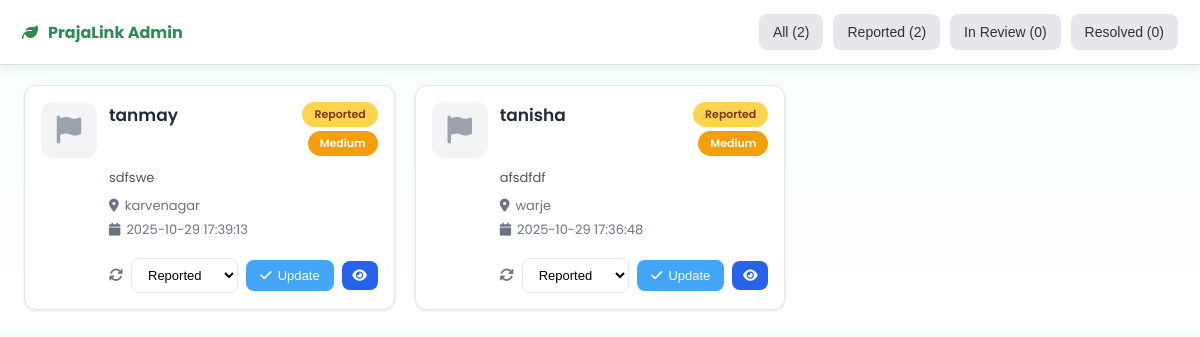
The app's page /admin-dashboard (signed in), older data.
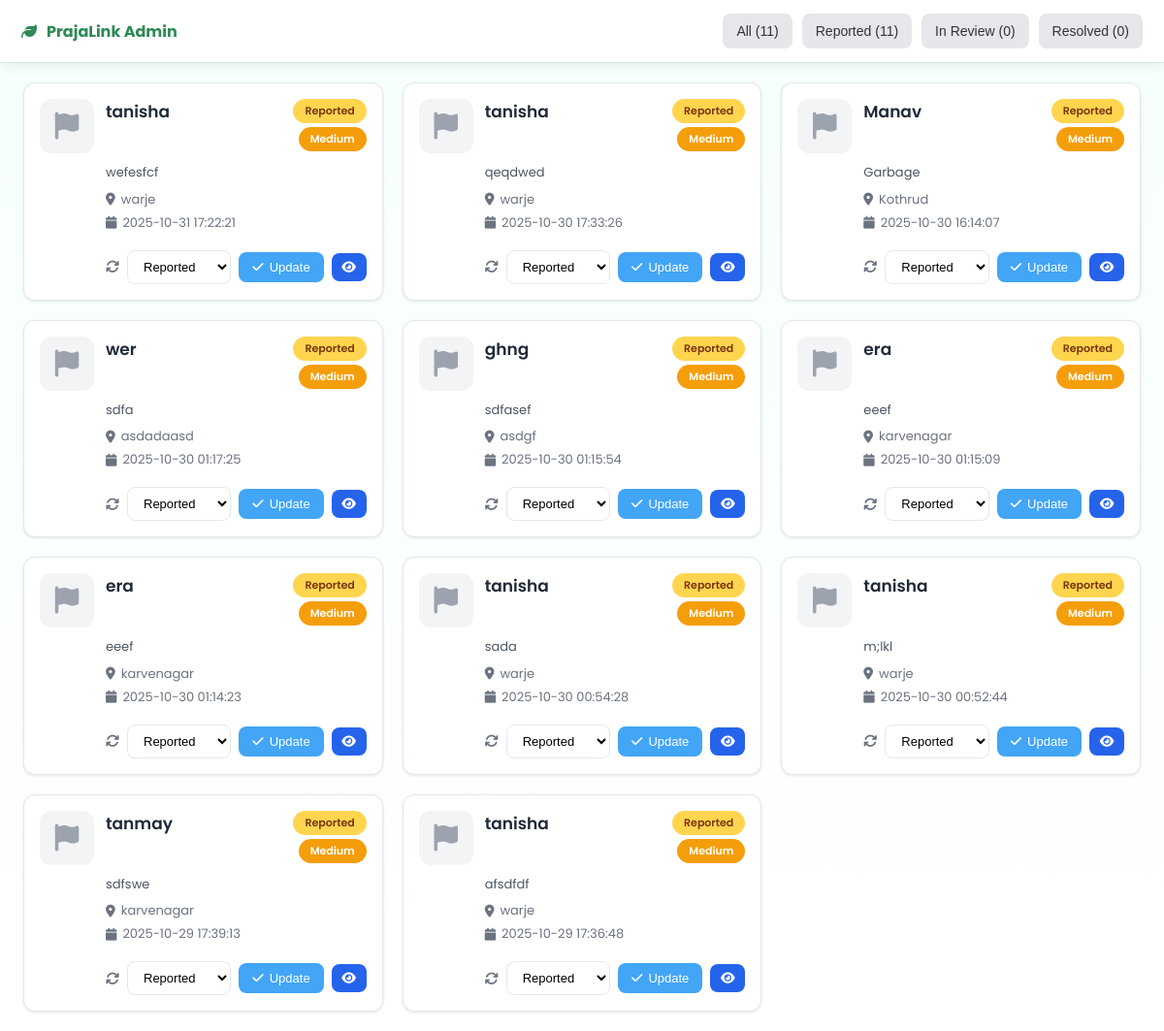
The same page, newer data.
### tables this page shows
CREATE TABLE reports (
        id INTEGER PRIMARY KEY AUTOINCREMENT,
        name TEXT,
        location TEXT,
        description TEXT,
        image_path TEXT,
        severity TEXT,
        coverage REAL,
        preview_path TEXT,
        status TEXT DEFAULT "Pending",
        created_at TEXT
    , latitude REAL, longitude REAL);

### app.py (the view)
@app.route("/admin-dashboard")
def admin_dashboard():
    if "employee" not in session:
        return redirect(url_for("employee"))
    try:
        conn = sqlite3.connect("reports.db")
        conn.row_factory = sqlite3.Row
        cur = conn.cursor()
        cur.execute("SELECT * FROM reports ORDER BY created_at DESC")
        reports = cur.fetchall()
        status_counts = {"all": len(reports), "Reported": 0, "In Review": 0, "Resolved": 0}
        for report in reports:
            raw_status = report['status'] or 'Pending'
            display_status = 'Reported' if raw_status == 'Pending' else raw_status
            if display_status in status_counts:
                status_counts[display_status] += 1
        conn.close()
    except Exception as e:
        print("⚠️ Error loading reports for admin dashboard:", e)
        reports = []
        status_counts = {"all": 0, "Reported": 0, "In Review": 0, "Resolved": 0}
    return render_template("admin_dashboard.html", reports=reports, status_counts=status_counts)

### templates/admin_dashboard.html (shortened to what this page needs)
<!DOCTYPE html>
<html lang="en">
<head>
  <link rel="stylesheet" href="https://cdnjs.cloudflare.com/ajax/libs/font-awesome/6.5.2/css/all.min.css" />
  <link rel="stylesheet" href="{{ url_for('static', filename='css/admin_dashboard.css') }}">
</head>
<body>
  <header class="navbar">
    <div class="brand"><i class="fa-solid fa-leaf"></i> PrajaLink Admin</div>
    <nav class="tabs" role="tablist">
      <button class="tab active" data-filter="all">All ({{ status_counts.all }})</button>
      <button class="tab" data-filter="Reported">Reported ({{ status_counts.Reported }})</button>
      <button class="tab" data-filter="In Review">In Review ({{ status_counts['In Review'] }})</button>
      <button class="tab" data-filter="Resolved">Resolved ({{ status_counts.Resolved }})</button>
    </nav>
  </header>
  <main class="container" id="cards">
    {% for r in reports %}
    {% set raw_status = r['status'] or 'Pending' %}
    {% set display_status = 'Reported' if raw_status == 'Pending' else raw_status %}
    {% set severity = r['severity'] or 'Medium' %}
    <article class="card" data-status="{{ display_status }}" data-id="{{ r['id'] }}">
      <div class="card__icon">
        <i class="fa-solid fa-{{ 'trash-can' if 'garbage' in (r['name'] or '')|lower or 'trash' in (r['name'] or '')|lower else 'droplet' if 'drain' in (r['name'] or '')|lower or 'water' in (r['name'] or '')|lower else 'cloud' if 'air' in (r['name'] or '')|lower else 'flag' }}"></i>
      </div>
      <div class="card__content">
        <header class="card__header">
          <h3 class="card__title">{{ r['name'] or 'Untitled Report' }}</h3>
          <div class="card__badges">
            <span class="badge badge--{{ display_status | lower | replace(' ', '-') }}">{{ display_status }}</span>
            <span class="badge badge--severity badge--severity-{{ severity | lower }}">{{ severity }}</span>
          </div>
        </header>
        <div class="card__body">
          <p class="desc">{{ (r['description'] or '')[:100] }}{% if (r['description'] or '')|length > 100 %}...{% endif %}</p>
          <div class="card__meta">
            <p class="meta"><i class="fa-solid fa-location-dot"></i> {{ r['location'] }}</p>
            <p class="meta"><i class="fa-solid fa-calendar"></i> {{ r['created_at'] }}</p>
          </div>
        </div>
        <footer class="card__footer">
          <div class="card__actions">
            <label class="status-control">
              <i class="fa-solid fa-arrows-rotate"></i>
              <select class="status-select">
                <option value="Reported" {{ 'selected' if display_status=='Reported' else '' }}>Reported</option>
              </select>
            </label>
            <button class="btn btn--update" data-id="{{ r['id'] }}"><i class="fa-solid fa-check"></i> Update</button>
            <a href="{{ url_for('report_details', report_id=r['id']) }}" class="btn btn--view-small"><i class="fa-solid fa-eye"></i></a>
          </div>
        </footer>
      </div>
    </article>
    {% else %}
      <p class="no-data">No reports found.</p>
    {% endfor %}
  </main>
</body>
</html>

Row changes from the older to the newer data that the page shows:
added reports: name "tanisha", display_status "Reported", severity "Medium", description "wefesfcf", location "warje", created_at "2025-10-31 17:22:21"
added reports: name "tanisha", display_status "Reported", severity "Medium", description "qeqdwed", location "warje", created_at "2025-10-30 17:33:26"
added reports: name "Manav", display_status "Reported", severity "Medium", description "Garbage", location "Kothrud", created_at "2025-10-30 16:14:07"
added reports: name "wer", display_status "Reported", severity "Medium", description "sdfa", location "asdadaasd", created_at "2025-10-30 01:17:25"
added reports: name "ghng", display_status "Reported", severity "Medium", description "sdfasef", location "asdgf", created_at "2025-10-30 01:15:54"
added reports: name "era", display_status "Reported", severity "Medium", description "eeef", location "karvenagar", created_at "2025-10-30 01:15:09"
added reports: name "era", display_status "Reported", severity "Medium", description "eeef", location "karvenagar", created_at "2025-10-30 01:14:23"
added reports: name "tanisha", display_status "Reported", severity "Medium", description "sada", location "warje", created_at "2025-10-30 00:54:28"
added reports: name "tanisha", display_status "Reported", severity "Medium", description "m;lkl", location "warje", created_at "2025-10-30 00:52:44"
Text that changed along with them:
{{ status_counts.all }}: "2" → "11"
{{ status_counts.Reported }}: "2" → "11"
